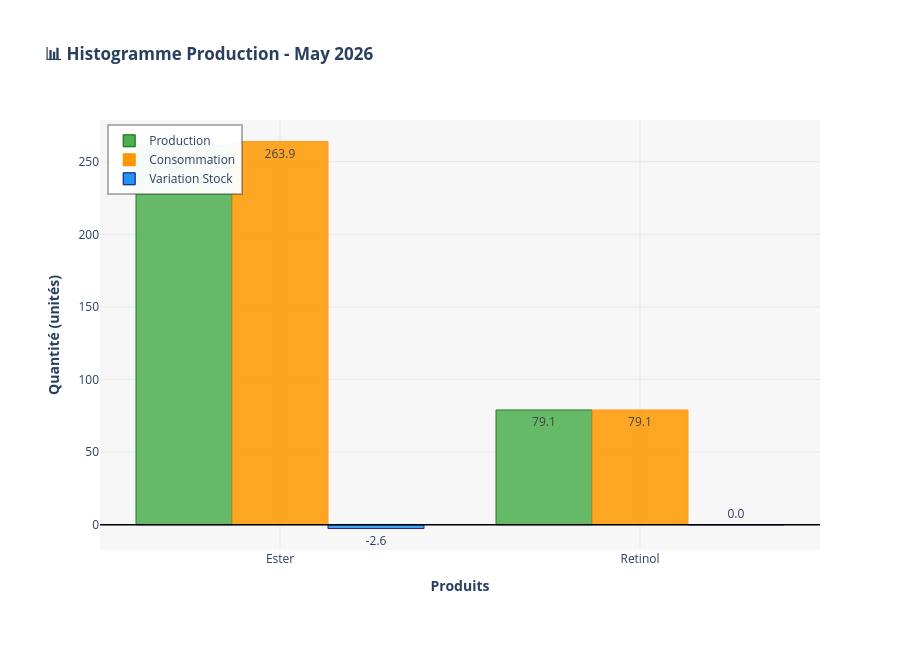

Write notebook code for a chart like this one.
### Code cell
dashboard.plot_histogramme_tous_produits(mois=5)

### Figure 1 — Plotly figure (JSON) as saved in the notebook; plotly's stock layout.template omitted (floating-point values rounded to 4 significant figures)
{"data": [{"hovertemplate": "<b>%{x}</b><br>Production: %{y:.2f}<extra></extra>", "marker": {"color": "#4CAF50", "line": {"color": "darkgreen", "width": 1}, "opacity": 0.85}, "name": "Production", "text": ["261.3", "79.1"], "textposition": "auto", "type": "bar", "x": ["Ester", "Retinol"], "y": [261.3, 79.06]}, {"hovertemplate": "<b>%{x}</b><br>Consommation: %{y:.2f}<extra></extra>", "marker": {"color": "#FF9800", "line": {"color": "darkorange", "width": 1}, "opacity": 0.85}, "name": "Consommation", "text": ["263.9", "79.1"], "textposition": "auto", "type": "bar", "x": ["Ester", "Retinol"], "y": [263.9, 79.06]}, {"hovertemplate": "<b>%{x}</b><br>Variation Stock: %{y:.2f}<extra></extra>", "marker": {"color": "#2196F3", "line": {"color": "darkblue", "width": 1}, "opacity": 0.85}, "name": "Variation Stock", "text": ["-2.6", "0.0"], "textposition": "auto", "type": "bar", "x": ["Ester", "Retinol"], "y": [-2.555, 0.006018]}], "layout": {"barmode": "group", "height": 650, "hovermode": "x unified", "legend": {"bgcolor": "rgba(255, 255, 255, 0.95)", "bordercolor": "rgba(0, 0, 0, 0.3)", "borderwidth": 2, "x": 0.01, "y": 0.99}, "margin": {"b": 100, "l": 100, "r": 80, "t": 120}, "plot_bgcolor": "rgba(240, 240, 240, 0.5)", "shapes": [{"line": {"color": "black", "dash": "solid", "width": 1.5}, "type": "line", "x0": 0, "x1": 1, "xref": "x domain", "y0": 0, "y1": 0, "yref": "y"}], "title": {"text": "<b>📊 Histogramme Production - May 2026</b>"}, "xaxis": {"gridcolor": "rgba(200, 200, 200, 0.3)", "gridwidth": 1, "showgrid": true, "title": {"text": "<b>Produits</b>"}}, "yaxis": {"gridcolor": "rgba(200, 200, 200, 0.3)", "gridwidth": 1, "showgrid": true, "title": {"text": "<b>Quantité (unités)</b>"}}}}
